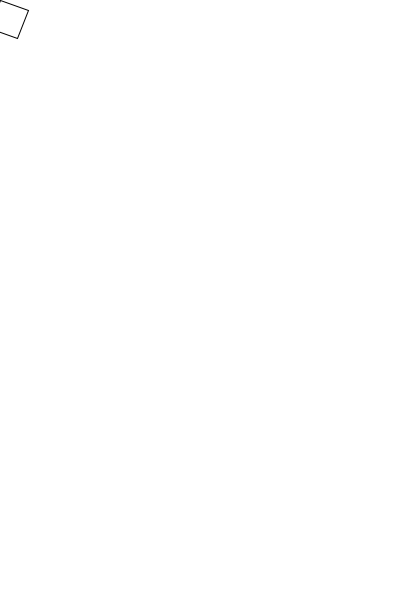
Frame 1 (no input)
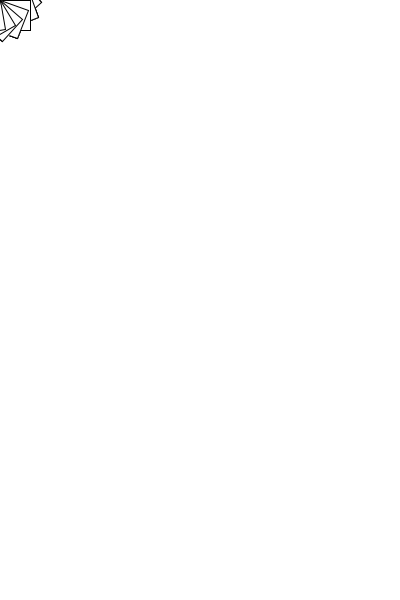
Frame 60 (the mouse pressed at the canvas centre just before this capture)
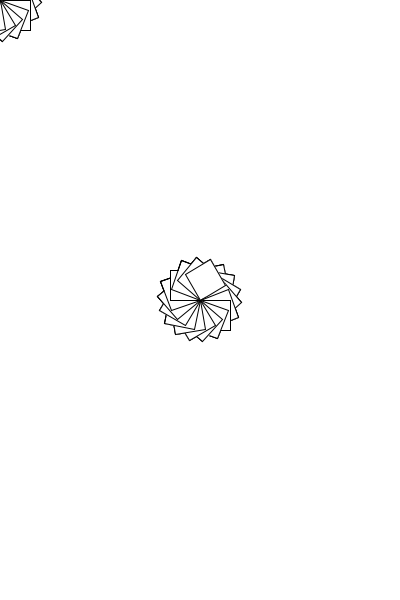
Frame 120 (the mouse held since frame 60 and released just before this capture)

The Processing sketch that drew these frames (run headless with seeded random() and noise(); from frame 60 on, the mouse is pressed at the canvas centre):

// Processing sketch: processing_148561
// ── processing_148561.pde

// First and only once:
void setup()
{
  size(400, 600);
  background(255, 255, 255);
  frameRate(30);
}
 
// Then, repeat:
void draw()
{ 
  translate(mouseX, mouseY);
  rotate(radians(frameCount*20));


  strokeWeight(1);
  stroke(0, 0, 0, 255);
  fill(255, 255, 255, 255);
  rect(0, 0, 30, 30);

}
